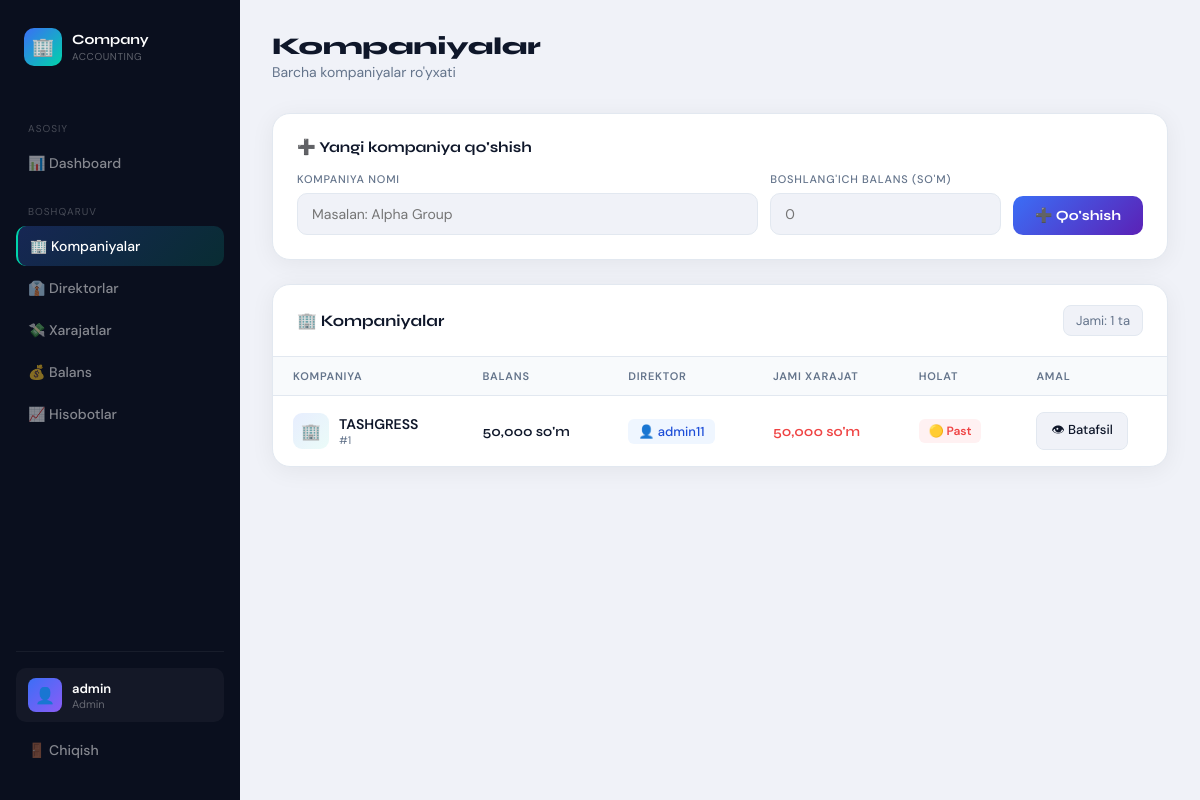
The app's page /admin/companies (signed in), older data.
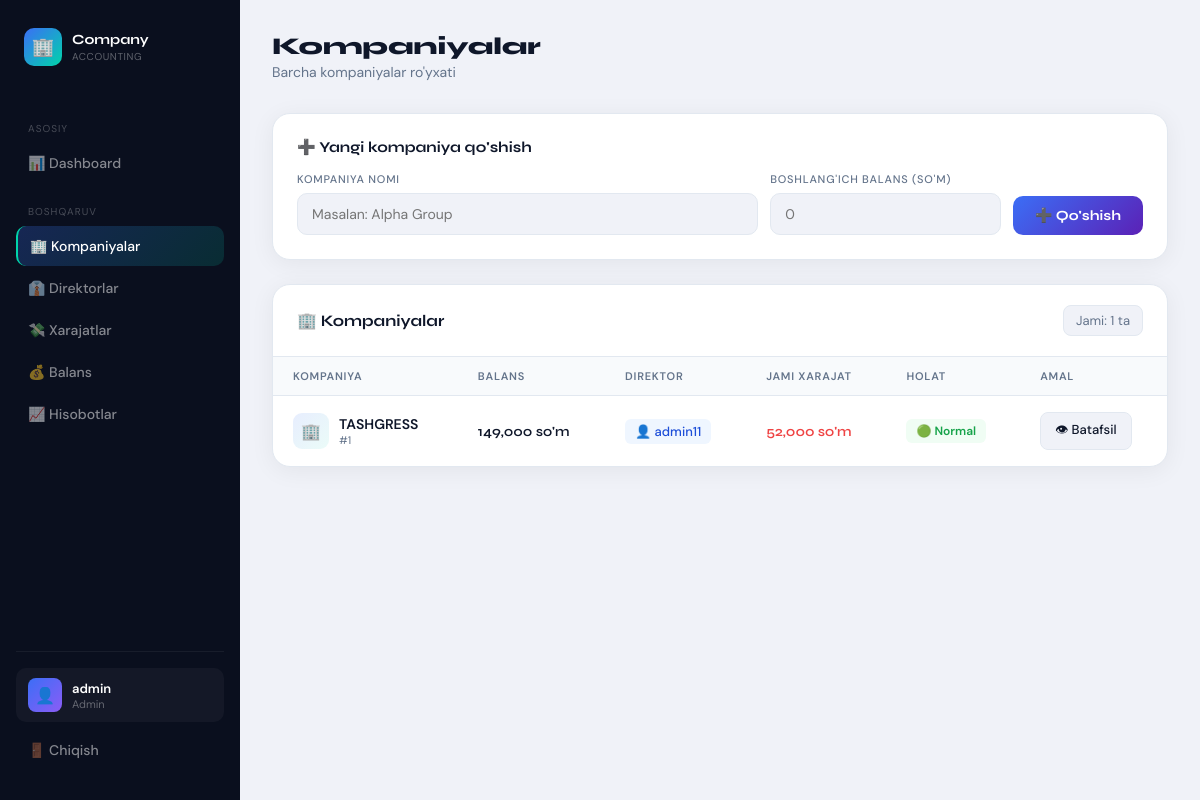
The same page, newer data.
### tables this page shows
CREATE TABLE companies (
        id INTEGER PRIMARY KEY AUTOINCREMENT,
        name TEXT,
        balance INTEGER DEFAULT 0,
        created_at TEXT
    );

### app.py (the view, shortened to what this page needs)
@app.route("/admin/companies", methods=["GET", "POST"])
def admin_companies():
    if session.get("role") != "admin":
        return "Ruxsat yo'q ❌"
    conn = get_db()
    c = conn.cursor()
    c.execute("""
        SELECT
            c.id,
            c.name,
            c.balance,
            u.username AS director,
            IFNULL(SUM(e.amount), 0) AS total_expense
        FROM companies c
        LEFT JOIN users u ON u.company_id = c.id AND u.role = 'director'
        LEFT JOIN expenses e ON e.company_id = c.id
        GROUP BY c.id
        ORDER BY c.id DESC
    """)
    companies = c.fetchall()
    conn.close()
    return render_template("admin_companies.html", companies=companies)

### app.py (called while the page is built)
def get_db():
    conn = sqlite3.connect("users.db")
    conn.row_factory = sqlite3.Row
    return conn

@app.context_processor
def inject_notifications():
    return {
        "notifications": [],
        "last_expense": session.get("last_expense")
    }

### templates/admin_companies.html (shortened to what the changed rows need)
<!DOCTYPE html>
<html lang="uz">
<head>
</head>
<body>
<main class="main">
    <div class="table-card">
        <table>
            <thead>
                <tr>
                    <th>Kompaniya</th>
                    <th>Balans</th>
                    <th>Direktor</th>
                    <th>Jami xarajat</th>
                    <th>Holat</th>
                    <th>Amal</th>
                </tr>
            </thead>
            <tbody>
                {% for c in companies %}
                <tr>
                    <td>
                        <div class="company-name-cell">
                            <div class="company-icon">🏢</div>
                            <div>
                                <div style="font-weight:600;">{{ c.name }}</div>
                                <div class="company-id">#{{ c.id }}</div>
                            </div>
                        </div>
                    </td>
                    <td><span class="money balance">{{ "{:,}".format(c.balance) }} so'm</span></td>
                    <td>
                        {% if c.director %}
                            <span class="director-chip">👤 {{ c.director }}</span>
                        {% else %}
                            <span class="no-director">— Biriktirilmagan</span>
                        {% endif %}
                    </td>
                    <td><span class="money expense">{{ "{:,}".format(c.total_expense) }} so'm</span></td>
                    <td>
                        {% if c.balance <= 0 %}
                            <span class="badge danger">🔴 Xavfli</span>
                        {% elif c.balance < 100000 %}
                            <span class="badge danger">🟡 Past</span>
                        {% else %}
                            <span class="badge success">🟢 Normal</span>
                        {% endif %}
                    </td>
                    <td>
                        <a href="{{ url_for('admin_company_detail', company_id=c.id) }}" class="btn-detail">
                            👁 Batafsil
                        </a>
                    </td>
                </tr>
                {% else %}
                <tr class="empty-row">
                    <td colspan="6">📭 Hozircha kompaniyalar yo'q</td>
                </tr>
                {% endfor %}
            </tbody>
        </table>
    </div>
</main>
</body>
</html>

Row changes from the older to the newer data that the page shows:
changed companies "TASHGRESS": balance "50,000" → "149,000"; total_expense "50,000" → "52,000"; balance "🟡 Past" → "🟢 Normal"
